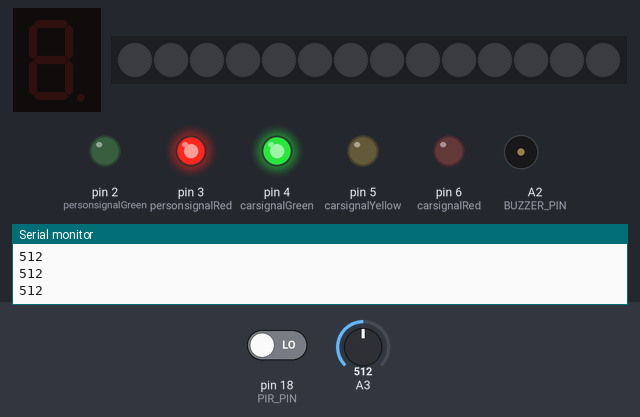
This sketch was run on a simulated Arduino Uno, built with avr-gcc and run on an emulated ATmega328P. Parts: 1-digit seven-segment display, 14 RGB LEDs in strip order, left to right, output pins drawn as LEDs (lit = HIGH), buzzer (waves = sounding), the last lines printed to the serial monitor. Wiring (inferred from the names in the program): 1-digit 7-segment display, segments lit when LOW: segments pin 7, pin 8, pin 10, pin 9, pin 11, pin 12, pin 13. Inputs (shaded band) come from the test bench; at power-on: A3 = 512, pin 18 (PIR_PIN) LOW. The segment pins are drawn as the display they are named for; pins used as bus, display or sensor lines are not drawn.

Above: at 1.2 s.
1.3 s: A3 set to 925
2.8 s: A3 set to 954
At 3.8 s:
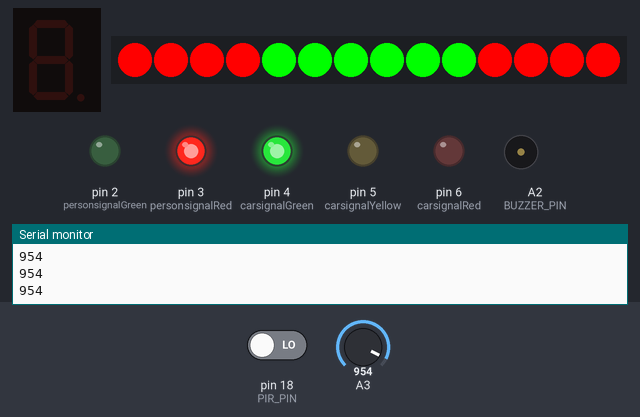
4.3 s: pin 18 (PIR_PIN) driven HIGH
At 4.8 s:
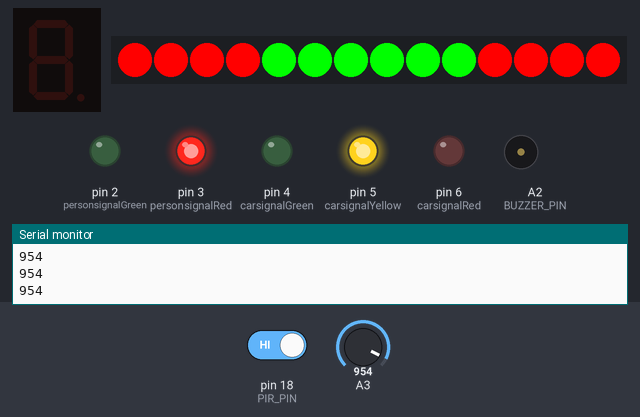
At 5.83 s:
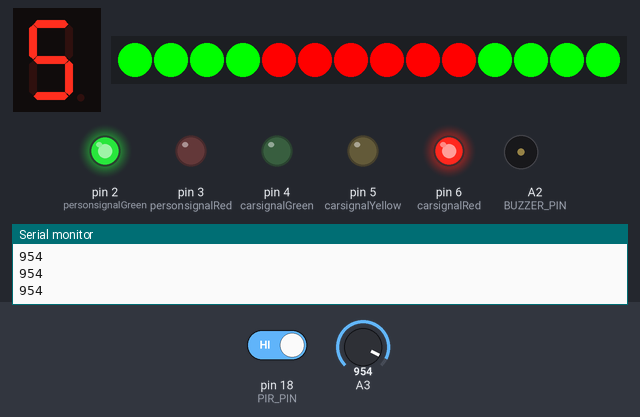
Timing chart, 0 to 17.5 s (numbered marks = the images above; inputs shaded):
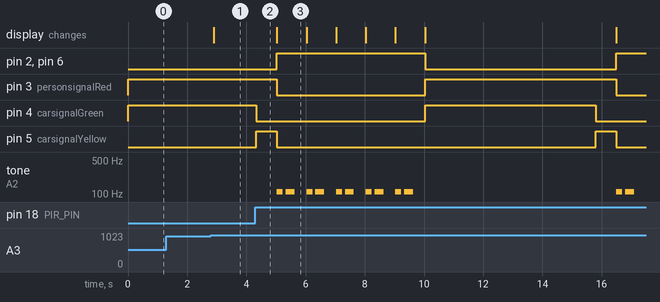

Measured:
- the behaviour switches between 940 and 941 on A3 (found by bisection; images 0 and 1)
- after the input at 4.3 s, pin 2 (personsignalGreen): LOW → HIGH after 0.73 s, → LOW 5.0 s later, → HIGH 6.5 s later; pin 3 (personsignalRed): HIGH → LOW after 0.73 s, → HIGH 5.0 s later, → LOW 6.5 s later
- what the display in image 3 shows lasts 1.0 s, from 5.0 s to 6.0 s

The sketch:

Smart-Traffic-Light.ino
```cpp
#include <Adafruit_NeoPixel.h>

const int personsignalGreen = 2;
const int personsignalRed = 3;
const int carsignalGreen = 4;
const int carsignalYellow = 5;
const int carsignalRed = 6;
const int BUZZER_PIN = A2;
const int PIR_PIN = 18;

// 7세그먼트 디스플레이 핀 설정
const int segmentPins[] = {7, 8, 9, 10, 11, 12, 13};

//NeoPixel
Adafruit_NeoPixel strip = Adafruit_NeoPixel(14, A5, NEO_GRB + NEO_KHZ800);

void setup() {
  pinMode(personsignalGreen, OUTPUT);
  pinMode(personsignalRed, OUTPUT);
  pinMode(carsignalGreen, OUTPUT);
  pinMode(carsignalYellow, OUTPUT);
  pinMode(carsignalRed, OUTPUT);
  pinMode(BUZZER_PIN, OUTPUT);
  pinMode(PIR_PIN, INPUT);
  Serial.begin(9600);
  strip.setBrightness(255);
  strip.begin();
  strip.show();

  digitalWrite(personsignalGreen, LOW);
  digitalWrite(personsignalRed, HIGH);
  digitalWrite(carsignalGreen, HIGH);
  digitalWrite(carsignalYellow, LOW);
  digitalWrite(carsignalRed, LOW);

  int pir_state = 0;

  // 7세그먼트 디스플레이 핀을 출력으로 설정
  for (int i = 0; i < 7; i++) {
    pinMode(segmentPins[i], INPUT);
  }
}

void loop() {
  // NeoPixel
  int light = analogRead(A3);
  delay(50);
  if (light > 940) {
    for (int a = 0; a < 4; a++) {
      strip.setPixelColor(a, 255, 0, 0);
    }
    for (int b = 4; b < 10; b++) {
      strip.setPixelColor(b, 0, 255, 0);
    }
    for (int c = 10; c < 14; c++) {
      strip.setPixelColor(c, 255, 0, 0);
    }
    strip.show();
  }
  else {
    for (int a = 0; a < 4; a++) {
      strip.setPixelColor(a, 0, 0, 0);
    }
    for (int b = 4; b < 10; b++) {
      strip.setPixelColor(b, 0, 0, 0);
    }
    for (int c = 10; c < 14; c++) {
      strip.setPixelColor(c, 0, 0, 0);
    }
    strip.show();
  }
  delay(10);

  int pir_state = digitalRead(PIR_PIN);
  Serial.println(light);

  if (pir_state == 1) {
    digitalWrite(carsignalGreen, LOW);
    digitalWrite(carsignalYellow, HIGH);
    delay(700);
    digitalWrite(carsignalYellow, LOW);
    digitalWrite(carsignalRed, HIGH);
    digitalWrite(personsignalRed, LOW);
    digitalWrite(personsignalGreen, HIGH);

    // NeoPixel
    if (light > 940) {
      for (int a = 0; a < 4; a++) {
        strip.setPixelColor(a, 0, 255, 0);
      }
      for (int b = 4; b < 10; b++) {
        strip.setPixelColor(b, 255, 0, 0);
      }
      for (int c = 10; c < 14; c++) {
        strip.setPixelColor(c, 0, 255, 0);
      }

      strip.show();
    }
    else {
      for (int a = 0; a < 4; a++) {
        strip.setPixelColor(a, 0, 0, 0);
      }
      for (int b = 4; b < 10; b++) {
        strip.setPixelColor(b, 0, 0, 0);
      }
      for (int c = 10; c < 14; c++) {
        strip.setPixelColor(c, 0, 0, 0);
      }
      strip.show();
    }

    // 5초부터 1초까지 카운트 다운 표시
    for (int i = 0; i < 7; i++) {
      pinMode(segmentPins[i], OUTPUT);
    }
    for (int count = 5; count >= 1; count--) {
      displayDigit(count);
      if (light > 940) {
        tone(A2, 110, 200);
        delay(200);
        tone(A2, 0, 100);
        delay(100);
        tone(A2, 110, 300);
        delay(300);
        tone(A2, 0, 400);
        delay(400);
      }
      else {
        delay(1000);
      }
    }

    digitalWrite(BUZZER_PIN, LOW);

    // personsignalGreen를 5초 동안 유지 후 복귀
    digitalWrite(personsignalGreen, LOW);
    digitalWrite(personsignalRed, HIGH);
    digitalWrite(carsignalGreen, HIGH);
    digitalWrite(carsignalYellow, LOW);
    digitalWrite(carsignalRed, LOW);
    for (int i = 0; i < 7; i++) { //7세그먼트 꺼짐
      pinMode(segmentPins[i], INPUT);
      // NeoPixel 복귀
      if (light > 940) {
        for (int a = 0; a < 4; a++) {
          strip.setPixelColor(a, 255, 0, 0);
        }
        for (int b = 4; b < 10; b++) {
          strip.setPixelColor(b, 0, 255, 0);
        }
        for (int c = 10; c < 14; c++) {
          strip.setPixelColor(c, 255, 0, 0);
        }
        strip.show();
      }
      else {
        for (int a = 0; a < 4; a++) {
          strip.setPixelColor(a, 0, 0, 0);
        }
        for (int b = 4; b < 10; b++) {
          strip.setPixelColor(b, 0, 0, 0);
        }
        for (int c = 10; c < 14; c++) {
          strip.setPixelColor(c, 0, 0, 0);
        }
        strip.show();
      }
    }
    int pir_state = 0;
    // PIR_PIN을 10.7초 동안 감지하지 못하도록 함
    delay(5700); // 10.7(5.7+5)초 동안 PIR 센서 비활성화
  }
  else {
    delay(10);
  }
}


// 7세그먼트 디스플레이에 숫자를 표시하는 함수
void displayDigit(int digit) {
  // 7세그먼트 숫자 패턴 설정
  byte patterns[] = {
    B11000000, // 0
    B11110101, // 1
    B00101000, // 2
    B10110000, // 3
    B10010101, // 4
    B10010010, // 5
    B10000010, // 6
    B11111000, // 7
    B10000000, // 8
    B10010000  // 9
  };

  for (int i = 0; i < 7; i++) {
    digitalWrite(segmentPins[i], bitRead(patterns[digit], i));
  }
}
```
